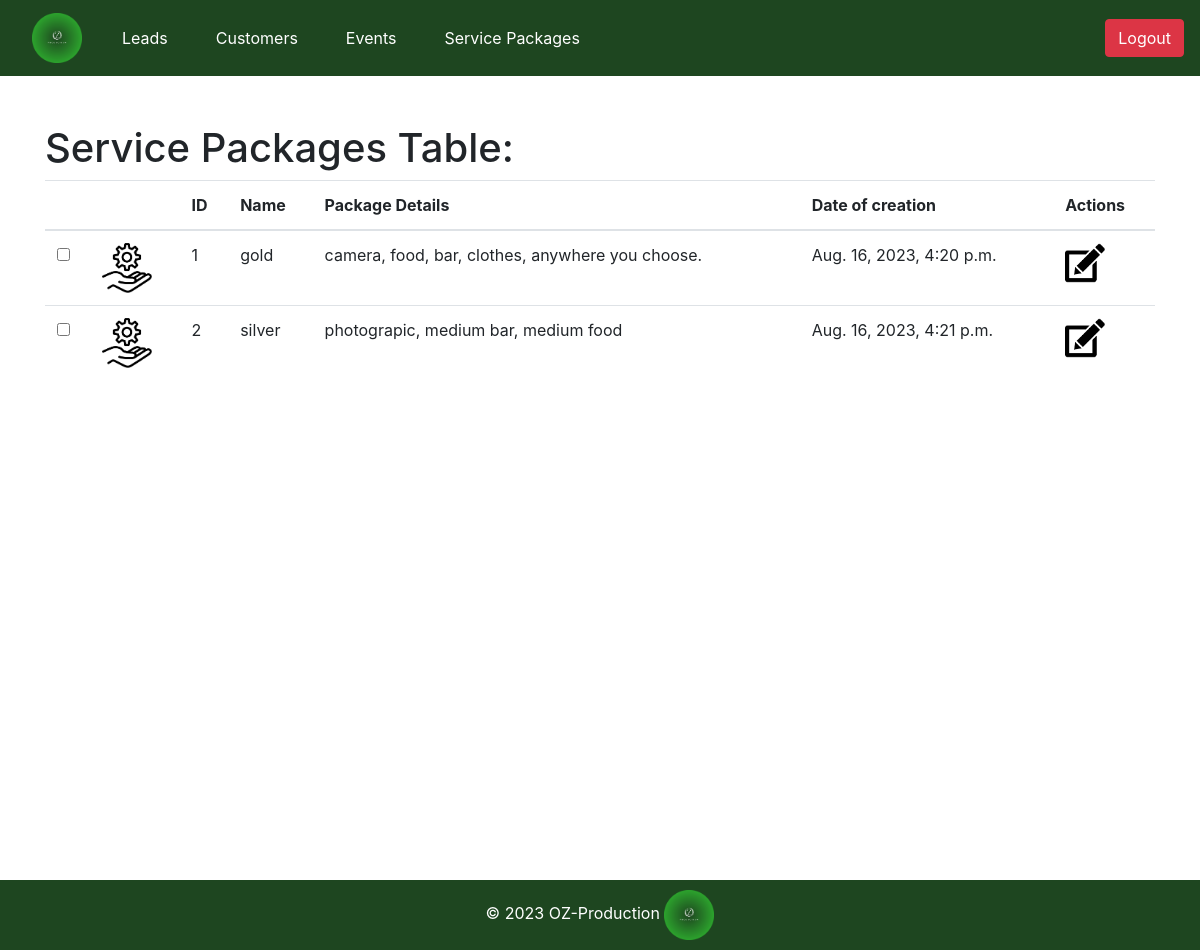
The page /oz_pro/service_packages/ on the database as committed earlier.
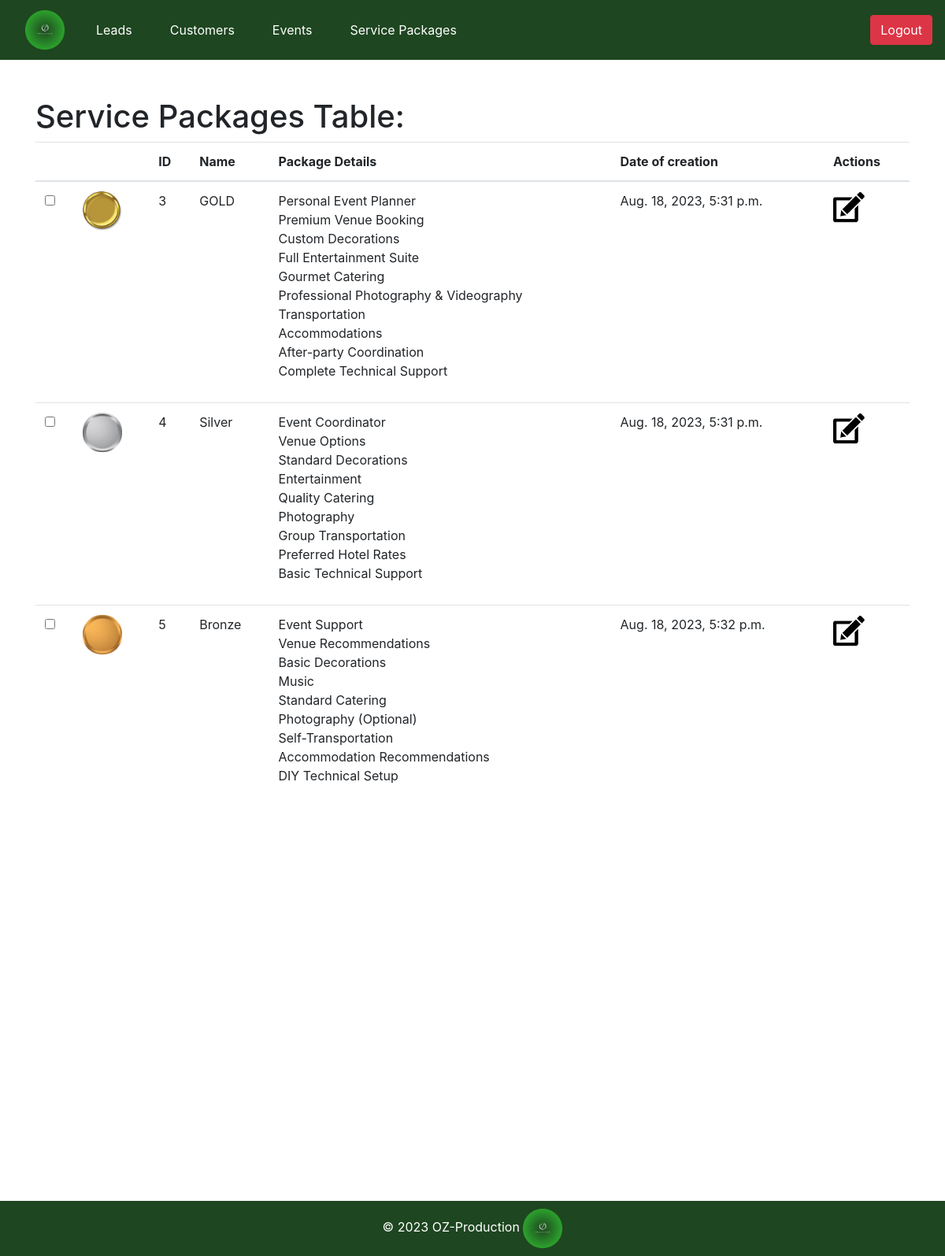
The same page on the database as committed later.
### oz_pro/models.py (models this page shows, shortened)
class ServicePackage(models.Model):
    image = models.ImageField(upload_to='static/pics', default = 'pack.png')
    ID = models.AutoField(primary_key=True)
    name = models.CharField(max_length=255)
    package_details = models.TextField()
    date_of_creation = models.DateTimeField(auto_now_add=True)

### oz_pro/views.py (the view)
# urls.py: path('service_packages/', views.service_packages_page, name='all_service_packages'),
def service_packages_page(request):
    print("********* Service package page function *********")
    all_service_packages = ServicePackage.objects.all()
    context = {
        'service_packages': all_service_packages
    }
    return render(request, 'service_packages.html', context)

### oz_pro/templates/service_packages.html (shortened to what this page needs)
<!DOCTYPE html>
<html lang="en">
<head>
</head>
<body>
    {% extends 'base.html' %}
    {% block add_button %}
    {% load static %}
    {% endblock %}
{% block content %}
{% load static %}
    <div>
    <h1>Service Packages Table:</h1>
    </div>
    <table class="table table-hover">
        <thead>
            <tr>
                <th></th>
                <th></th>
                <th>ID</th>
                <th>Name</th>
                <th>Package Details</th>
                <th>Date of creation</th>
                <th>Actions</th>
            </tr>
        </thead>
        <tbody>
            {% for service_package in service_packages %}
            <tr id="service_package_{{ service_package.ID }}">
                <td><input type="checkbox" onchange="toggleHighlight(this, {{ service_package.ID }})" title="Highlight"></td>
                <td><img src="{% static 'pics/' %}{{service_package.image}}" alt="Service image" class="small-image" /></td>
                <td>{{ service_package.ID }}</td>
                <td>{{ service_package.name }}</td>
                <td>{{ service_package.package_details|linebreaks }}</td>
                <td>{{ service_package.date_of_creation }}</td>
                <td>
                        <a data-bs-toggle="tooltip" title="UPDATE SERVICE">
                            <img src="{% static 'pics/edit.png' %}" alt="Update" class="smaller-image" style="cursor:pointer" data-bs-toggle="modal" data-bs-target="#updateServicePackageModal_{{ service_package.ID }}">
                        </a>
                    </td>
             </tr>
                {% endfor %}
          </tbody>
        </table>
    {% endblock %}

### oz_pro/templates/base.html (shortened to what this page needs)
{% load static %}
<!DOCTYPE html>
<html lang="en">
<head>
    <link href="https://maxcdn.bootstrapcdn.com/bootstrap/4.5.2/css/bootstrap.min.css" rel="stylesheet">
</head>
<body>
    <nav class="navbar navbar-expand-lg bg-body-tertiary">
            <a class="navbar-brand"><img src="{% static 'pics/Picture4.png' %}" alt="My image" class="small-image" onclick="toggleAnimation(this)">
            </a>
            <div class="collapse navbar-collapse" id="navbarNav">
                <ul class="navbar-nav mr-auto">
                    <li class="nav-item">
                        <a class="nav-link active" aria-current="page" href="{% url 'all_leads' %}">Leads</a>
                    </li>
                    <li class="nav-item">
                        <a class="nav-link" href="{% url 'all_customers' %}">Customers</a>
                    </li>
                    <li class="nav-item">
                        <a class="nav-link" href="{% url 'all_events' %}">Events</a>
                    </li>
                    <li class="nav-item">
                        <a class="nav-link" href="{% url 'all_service_packages' %}">Service Packages</a>
                    </li>
                </ul>
                <form method="post" action="{% url 'agent_logout' %}">
                    <button class="btn btn-danger my-2 my-sm-0" type="submit">Logout</button>
                </form>
            </div>
    </nav>
    <div class="container mt-5">
        {% block content %}{% endblock %}
    </div>
<footer>
    &copy; 2023 OZ-Production <img src="{% static 'pics/Picture4.png' %}" alt="My image" class="small-image" />
</footer>
</body>
</html>

Rows that differ between the two databases and show on the page:
removed ServicePackage: image (picture), ID "1", name "gold", package_details "camera, food, bar, clothes, anywhere you choose.", date_of_creation "Aug. 16, 2023, 4:20 p.m."
removed ServicePackage: image (picture), ID "2", name "silver", package_details "photograpic, medium bar, medium food", date_of_creation "Aug. 16, 2023, 4:21 p.m."
added ServicePackage: image (picture), ID "3", name "GOLD", package_details "Personal Event Planner Premium Venue Booking Custom Decorations Full Entertainment Suite Gourmet Catering Professional Photography & Videography Transportation Accommodations After-party Coordination Complete Technical Support", date_of_creation "Aug. 18, 2023, 5:31 p.m."
added ServicePackage: image (picture), ID "4", name "Silver", package_details "Event Coordinator Venue Options Standard Decorations Entertainment Quality Catering Photography Group Transportation Preferred Hotel Rates Basic Technical Support", date_of_creation "Aug. 18, 2023, 5:31 p.m."
added ServicePackage: image (picture), ID "5", name "Bronze", package_details "Event Support Venue Recommendations Basic Decorations Music Standard Catering Photography (Optional) Self-Transportation Accommodation Recommendations DIY Technical Setup", date_of_creation "Aug. 18, 2023, 5:32 p.m."
